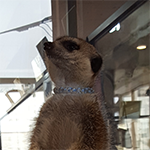
#> input picture homework4/picture.png, 150 x 150 px
$ jupyter execute --allow-errors Image-Laplacian.ipynb   (shell and % lines are left out)
#> lines starting #> are read from the running program, lines starting #| are printed output that depends on the picture
[cell 1]
import numpy as np
import matplotlib.pyplot as plt
from PIL import Image
import scipy
import networkx as nx

## Create 150 by 150 Lattice Graph

[cell 2]
N = 150
G = nx.grid_2d_graph(N, N)

## Sparse Laplacian Function

[cell 3]
def get_laplacian(G):
    A = scipy.sparse.lil_matrix((N*N, N*N), dtype=np.float32)
    D = np.zeros((N*N), dtype=np.float32)
    for e in G.edges():
        i = np.dot(e[0], (1, N))
        j = np.dot(e[1], (1, N))
        A[i, j] = A[j, i] = 1
        D[i] += 1
        D[j] += 1
    return np.diag(D) - A

## Get Eigen Vectors

#> (a cell that did not finish here is left out)

## Original Image

[cell 5]
img = np.asarray(Image.open("picture.png", "r").convert("L"))
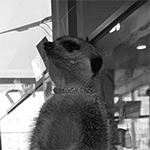
#> img: shape (150, 150); min 0, max 255, mean 117.2
plt.imshow(np.asarray(img), cmap="gray")
